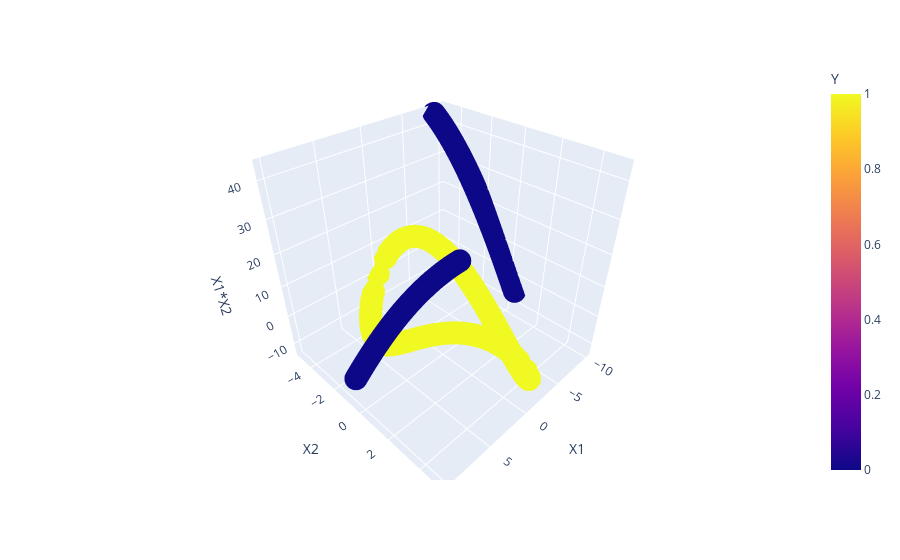

Notebook code for this chart:
### Code cell
import plotly.express as px
fig = px.scatter_3d(df,x='X1', y='X2', z='X1*X2', color='Y')
fig.show()

### Figure 1 — Plotly figure (JSON) as saved in the notebook; plotly's stock layout.template omitted (floating-point values rounded to 4 significant figures; data arrays with more than 128 entries replaced by an {"elided": "..."} marker saying what was removed)
{"data": [{"hovertemplate": "X1=%{x}<br>X2=%{y}<br>X1*X2=%{z}<br>Y=%{marker.color}<extra></extra>", "legendgroup": "", "marker": {"color": {"elided": "400 int values"}, "coloraxis": "coloraxis", "symbol": "circle"}, "mode": "markers", "name": "", "scene": "scene", "showlegend": false, "type": "scatter3d", "x": {"elided": "400 float values"}, "y": {"elided": "400 float values"}, "z": {"elided": "400 float values"}}], "layout": {"coloraxis": {"colorbar": {"title": {"text": "Y"}}, "colorscale": [[0, "#0d0887"], [0.1111, "#46039f"], [0.2222, "#7201a8"], [0.3333, "#9c179e"], [0.4444, "#bd3786"], [0.5556, "#d8576b"], [0.6667, "#ed7953"], [0.7778, "#fb9f3a"], [0.8889, "#fdca26"], [1, "#f0f921"]]}, "legend": {"tracegroupgap": 0}, "margin": {"t": 60}, "scene": {"domain": {"x": [0, 1], "y": [0, 1]}, "xaxis": {"title": {"text": "X1"}}, "yaxis": {"title": {"text": "X2"}}, "zaxis": {"title": {"text": "X1*X2"}}}}}
